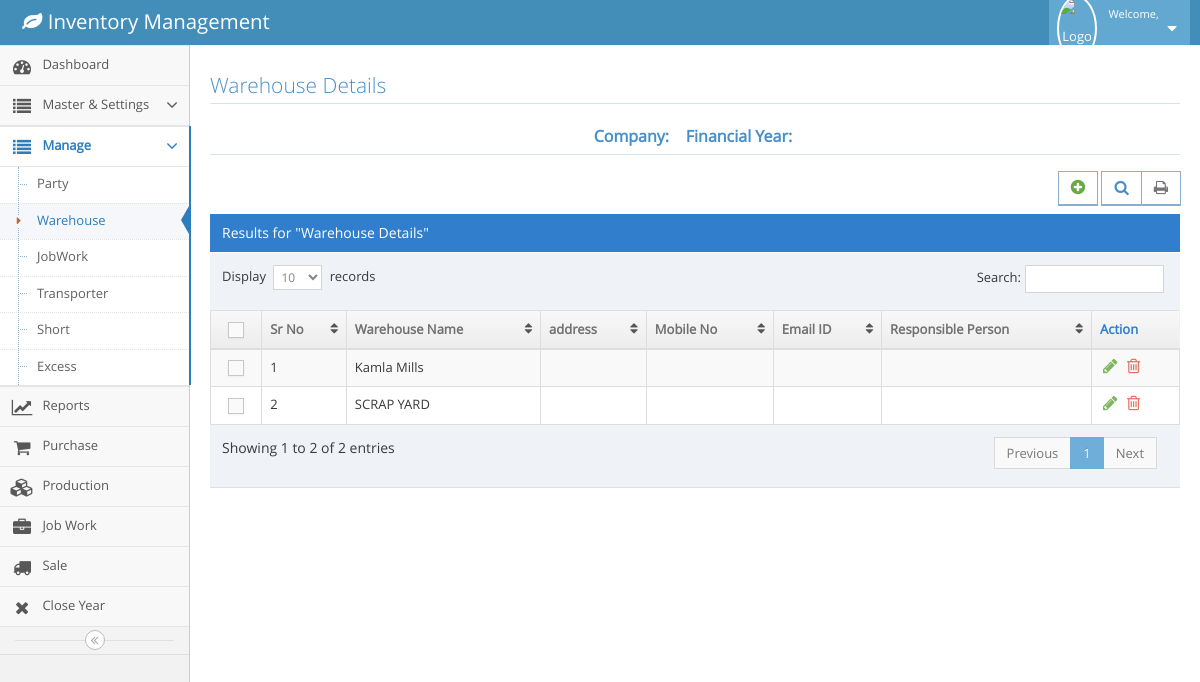
/warehouse.php (signed in), run on an earlier commit of the app's database.
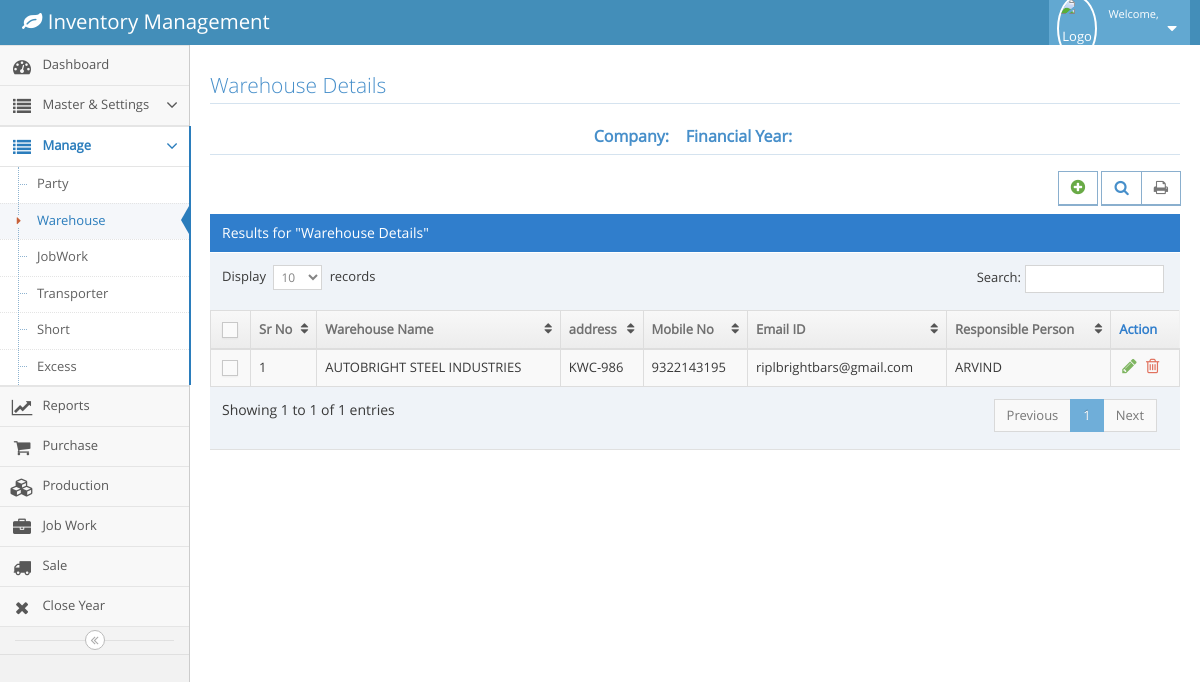
And on a later commit of the database.
### tables this page shows
CREATE TABLE `warehousemanagement` (
  `warehouseId` int(11) NOT NULL,
  `name` text NOT NULL,
  `address` text NOT NULL,
  `mobile` text NOT NULL,
  `email` text NOT NULL,
  `responsiblePerson` text NOT NULL,
  `createdOn` timestamp NOT NULL DEFAULT CURRENT_TIMESTAMP ON UPDATE CURRENT_TIMESTAMP
);

### warehouse.php (the view, shortened to what this page needs)
<!DOCTYPE html>
<?php
  include('config.php');
  $fy=$_SESSION['fy'];
  $company=$_SESSION['cname'];
?>
<html lang="en">
	<head>
		<link rel="stylesheet" href="assets/css/bootstrap.min.css" />
		<link rel="stylesheet" href="assets/font-awesome/4.5.0/css/font-awesome.min.css" />
		<link rel="stylesheet" href="assets/css/ace.min.css" class="ace-main-stylesheet" id="main-ace-style" />
		<link rel="stylesheet" href="assets/css/ace-skins.min.css" />
		<link rel="stylesheet" href="assets/css/ace-rtl.min.css" />
	</head>
	<body class="no-skin">
		<?php include('navbar.php') ?>
		<div class="main-container ace-save-state" id="main-container">
			<?php include('menubar.php') ?>
			<div class="main-content">
				<div class="main-content-inner">
					<div class="page-content">
								<div class="row">
									<div class="col-xs-12">
										<h3 class="header smaller lighter blue">Warehouse Details</h3>
										<h5 class="header blue lighter bigger" align="center">
												<b>Company:&nbsp; <?php echo $company ?>  &nbsp;
												Financial Year:&nbsp; <?php echo $fy ?> </b>
										</h5>
										<div class="clearfix">
											<div class="pull-right tableTools-container">
												<div class="btn btn-white btn-primary btn-bold">
													<a class="blue" href="addwarehouse.php" data-toggle="tooltip" title="Add">
														<i class="ace-icon fa fa-plus-circle bigger-120 green"></i>
													</a>
												</div>
											</div>
										</div>
										<div class="table-header">
											Results for "Warehouse Details"
										</div>
										<div>
											<table id="dynamic-table" class="table table-striped table-bordered table-hover">
												<thead>
													<tr>
														<th class="center">
															<label class="pos-rel">
																<span class="lbl"></span>
															</label>
														</th>
														<th>Sr No</th>
														<th>Warehouse Name</th>
														<th>address</th>
														<th>Mobile No</th>
														<th>Email ID</th>
														<th>Responsible Person</th>
														<th>Action</th>
													</tr>
												</thead>
												<tbody>
													<?php
									            		$query=mysqli_query($conn,"select * from warehousemanagement");
															$count=0;
															while($row=mysqli_fetch_array($query))
															{
																$count++;
																$id=$row['warehouseId'];
																$wname=$row['name'];
																$address=$row['address'];
																$mobno=$row['mobile'];
																$email=$row['email'];
																$respon=$row['responsiblePerson'];
															?>
													<tr>
														<td class="center">
															<label class="pos-rel">
																<span class="lbl"></span>
															</label>
														</td>
														<td><?php echo $count;?></td>
														<td>
															<?php echo $wname;?>
														</td>
														<td>
															<?php echo $address;?>
														</td>
															<td>
															<?php echo $mobno;?>
															</td>
														<td>
															<?php echo $email;?>
														</td>
														<td>
															<?php echo $respon;?>
														</td>
														<td>
															<div class="hidden-sm hidden-xs action-buttons">
																<a class="green"  data-toggle="tooltip" title="Edit" href="editwarehouse.php?id=<?php echo $id;?>" >
																	<i class="ace-icon fa fa-pencil bigger-130"></i>
																</a>
																<a class="red" data-toggle="tooltip" title="Delete" href="deletewarehouse.php?id=<?php echo $id;?>">
																	<i class="ace-icon fa fa-trash-o bigger-130"></i>
																</a>
															</div>
														</td>
													</tr>
													<?php
													}
												?>
													</tbody>
												</table>
											</div>
										</div>
									</div>
							</div>
						</div>
					</div>
		</div>
	</body>
</html>

What changed in the data, as far as the page shows it:
removed warehousemanagement: name "Kamla Mills"
removed warehousemanagement: name "SCRAP YARD"
added warehousemanagement: name "AUTOBRIGHT STEEL INDUSTRIES", address "KWC-986", mobile "9322143195", email "riplbrightbars@gmail.com", responsiblePerson "ARVIND"
Also different on the page:
text written by a page script: "Display records Search: Showing 1 to 2 of 2 entries Previous 1 Next" → "Display records Search: Showing 1 to 1 of 1 entries Previous 1 Next"
